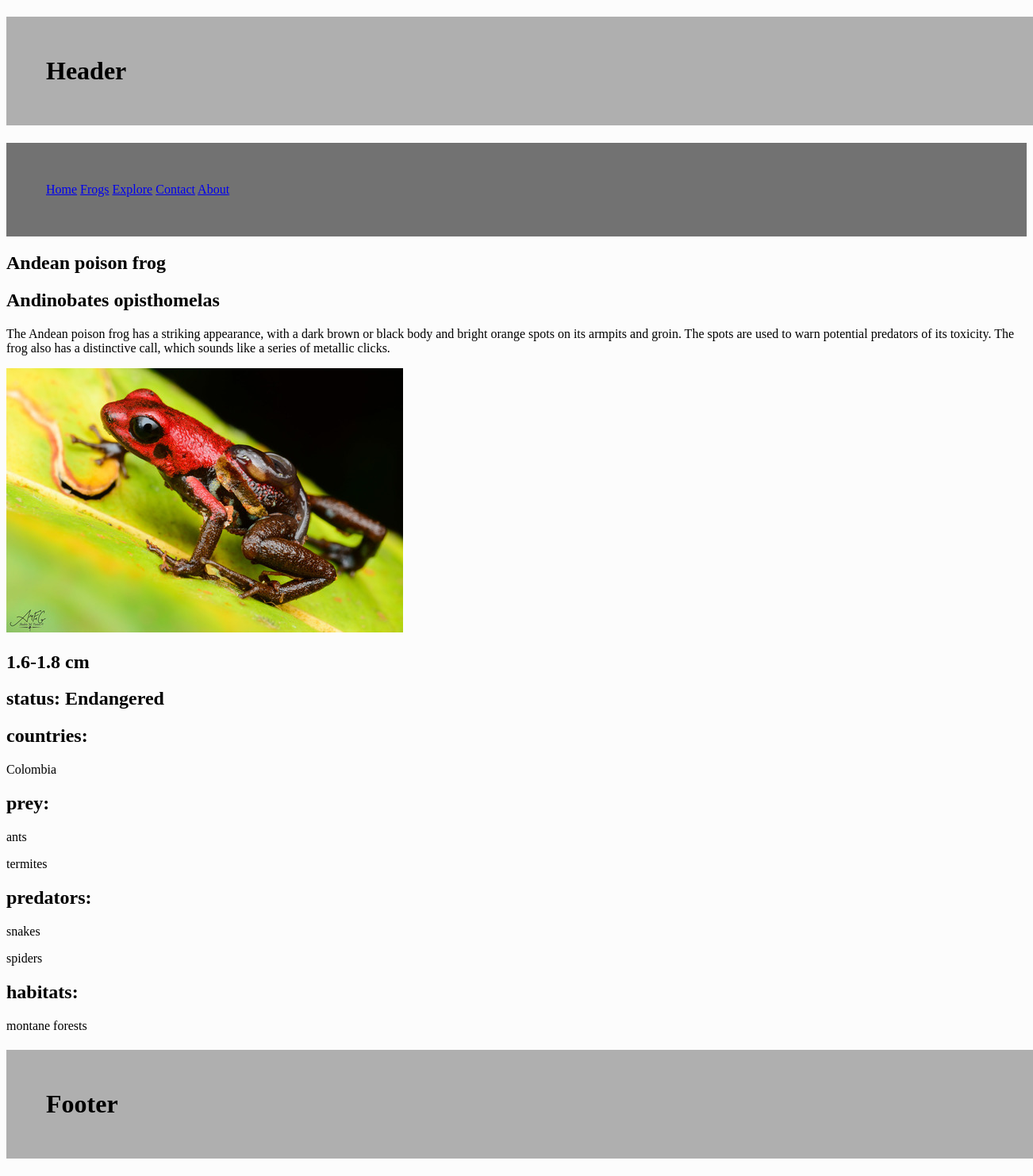
/frog/29, run on the app's committed database.
### tables this page shows
CREATE TABLE frogs (id INTEGER PRIMARY KEY AUTOINCREMENT, name VARCHAR, image TEXT, description TEXT, scientific_name VARCHAR, min_size NUMERIC, max_size NUMERIC, status INTEGER REFERENCES statuses (id));

CREATE TABLE statuses (id INTEGER PRIMARY KEY AUTOINCREMENT, name VARCHAR);

CREATE TABLE country (id INTEGER PRIMARY KEY AUTOINCREMENT, name TEXT);

CREATE TABLE prey (id INTEGER PRIMARY KEY AUTOINCREMENT, name TEXT);

CREATE TABLE predator (id INTEGER PRIMARY KEY AUTOINCREMENT, name TEXT, description TEXT);

CREATE TABLE habitat (id INTEGER PRIMARY KEY AUTOINCREMENT, name TEXT, description TEXT);

### routes.py (the view)
@app.route('/frog/<int:id>')
def frog(id):
    queries = [['SELECT * FROM frogs WHERE id=?', (id,)],
               ['SELECT * FROM statuses WHERE id IN(SELECT status FROM frogs WHERE id =?)', (id,)],
               ['SELECT * FROM country WHERE id IN(SELECT cid FROM FrogCountry WHERE fid =?)', (id,)],
               ['SELECT * FROM prey WHERE id IN(SELECT pid FROM FrogPrey WHERE fid =?)', (id,)],
               ['SELECT * FROM predator WHERE id IN(SELECT pid FROM FrogPredator WHERE fid =?)', (id,)],
               ['SELECT * FROM habitat WHERE id IN(SELECT hid FROM FrogHabitat WHERE fid =?)', (id,)]]
    fetchall = [False, False, True, True, True, True, True]
    frog, status, country, prey, predator, habitat = fetch_data(queries, fetchall)
    return render_template("frog.html", frog=frog, status=status, country=country, prey=prey, predator=predator, habitat=habitat)

### routes.py (called while the page is built)
def fetch_data(queries: list, fetchall: list):
    conn = sqlite3.connect('frog.db')
    cur = conn.cursor()
    results = []
    for index, query in enumerate(queries):
        try:                                                 # checks if query[1] index exists, thefourtheye - https://stackoverflow.com/questions/29715501/how-can-i-check-if-a-list-index-exists
            cur.execute(query[0], query[1])
        except IndexError:
            cur.execute(query[0])
        if fetchall[index] is True:
            result = cur.fetchall()
        else:
            result = cur.fetchone()
        results.append(result)
    conn.close()
    return results

### templates/frog.html
{%extends "layout.html"%}
{%block content%}
<h2>{{frog[1]}}</h2>
<h2>{{frog[4]}}</h2>
<p>{{frog[3]}}</p>
<img src = "{{frog[2]}}" />
{%if frog[5] != 0 %}
<h2>{{frog[5]}}-{{frog[6]}} cm</h2>
{%else%}
<h2>{{frog[6]}} cm</h2>
{%endif%}
<h2>status: {{status[1]}}</h2>
<h2>countries: </h2>
{%for item in country %}
    <p>{{item[1]}}</p>
{%endfor%}
<h2>prey:</h2>
{%for item in prey %}
    <p>{{item[1]}}</p>
{%endfor%}
<h2>predators:</h2>
{%for item in predator %}
    <p>{{item[1]}}</p>
{%endfor%}
<h2>habitats:</h2>
{%for item in habitat %}
    <p>{{item[1]}}</p>
{%endfor%}
{%endblock%}

### templates/layout.html (shortened to what this page needs)
<!doctype html>
<html>
    <head>
        <link rel = "stylesheet" href = "static/css/style.css">
    </head>
    <body>
        {%include "header.html"%}
        {%include "nav.html"%}
        {%block content%}{%endblock%}
        {%include "footer.html"%}
    </body>
</html>

### templates/header.html
<h1>Header</h1>

### templates/nav.html
<nav>
<a href = "/">Home</a> <a href = "/all_frogs">Frogs</a> <a href = "/explore">Explore</a> <a href = "/contact">Contact</a> <a href = "/about">About</a>
</nav>

### templates/footer.html
<h1>Footer</h1>

### static/css/style.css (style rules this page uses)
body { font-family: "Comic Sans MS"; background-color: rgb(252, 252, 252); color:rgb(0, 0, 0); }
h1 { padding:50px; width: 100%; background-color: rgb(175, 175, 175); }
nav { background-color: rgb(114, 114, 114); padding: 50px; }

### data on the page
frogs: name "Andean poison frog", scientific_name "Andinobates opisthomelas", description "The Andean poison frog has a striking appearance, with a dark brown or black body and bright orange spots on its armpits and groin. The spots are used to warn potential predators of its toxicity. The frog also has a distinctive call, which sounds like a series of metallic clicks.", min_size "1.6", max_size "1.8"
statuses: name "Endangered"
country: name "Colombia"
prey: name "ants"
prey: name "termites"
predator: name "snakes"
predator: name "spiders"
habitat: name "montane forests"
